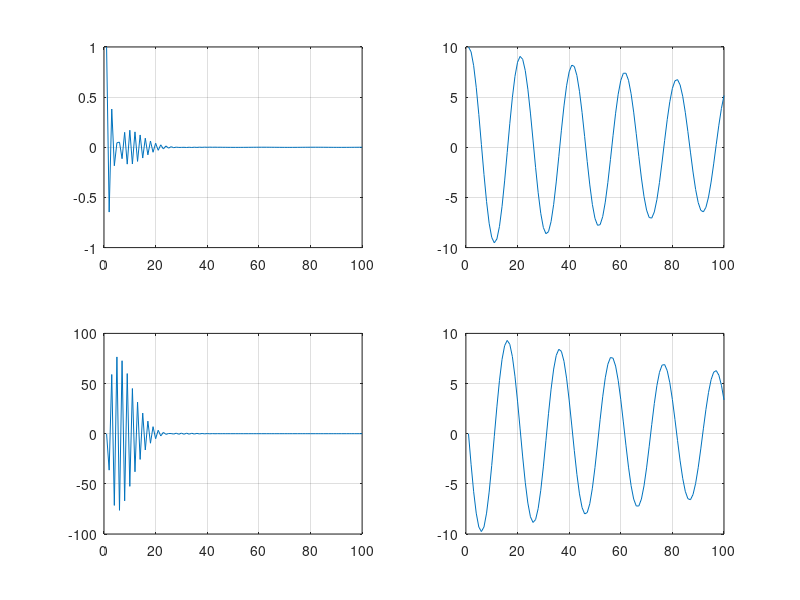

Write the MATLAB code that produced this figure.
% clean the memory and the screen
clear all; clc; close all;

% Setup the Newmark parameters
% Central difference: beta = 0, gamma = 0.5
% Trapezoidal: beta = 0.25, gamma = 0.5
% Damped Newmark: beta = 0.3025, gamma = 0.6
beta = 0.3025; 
gamma = 0.6;

% Setup the physical problem parameters
% mass
m1 = 1.0;
m2 = 1.0;

% stiffness
k1 = 1.0e4;
k2 = 1.0;

% setup the matrices
M = [ m1, 0.0; 0.0, m2 ];

K = [ (k1+k2), -k2; -k2, k2 ];

% setup the initial condition
d0 = [ 1 ; 10 ];

v0 = [ 0; 0 ];

% determine the natural frequencies
lambda = eig(inv(M) * K);
omega = sqrt(lambda);

T1 = 2 * pi / omega(1);
T2 = 2 * pi / omega(2);

dt = T1 / 20;

T_final = 5 * T1;

N = ceil(T_final / dt);

% initial acceleration
a0 = M \ (-K * d0);

% allocate solutions
a = zeros(2, N+1);
v = a;
d = a;

a(:,1) = a0; v(:,1) = v0; d(:,1) = d0;

% matrix
LEFT = M + beta * dt * dt * K;

for n = 2 : N+1
    % predictor
    d_tilde = d(:,n-1) + dt * v(:,n-1) + 0.5 * dt * dt * (1 - 2 * beta) * a(:, n-1);
    v_tilde = v(:,n-1) + (1-gamma) * dt * a(:, n-1);
    
    a(:,n) = LEFT \ (-K * d_tilde);
    
    d(:,n) = d_tilde + beta * dt * dt * a(:,n);
    v(:,n) = v_tilde + gamma * dt * a(:,n);
end

% visualization
t = 1: 1 : N;

subplot(2,2,1), plot(t, d(1,1:N)); grid on;
subplot(2,2,2), plot(t, d(2,1:N)); grid on;
subplot(2,2,3), plot(t, v(1,1:N)); grid on;
subplot(2,2,4), plot(t, v(2,1:N)); grid on;

% EOF